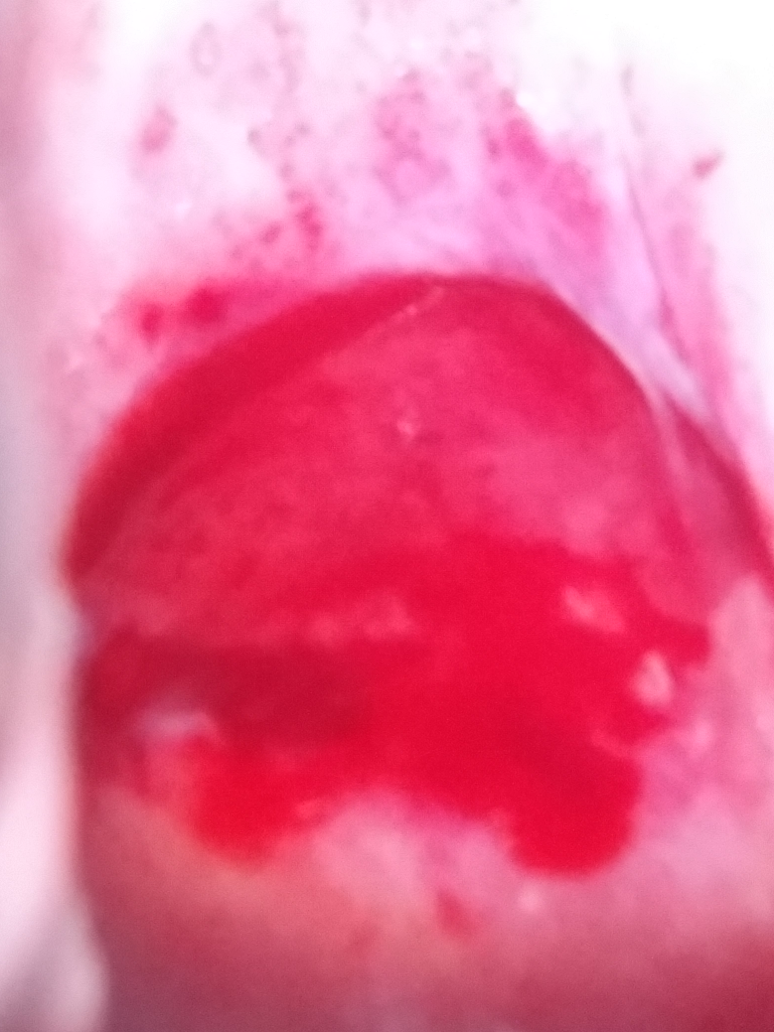
#> input picture sample_train_cervix_shapes/Type1/218.jpg, 3096 x 4128 px, given in place of 191.jpg, which was not available (shown at 1/4 size)
$ jupyter execute --allow-errors CNN_input_prep.ipynb   (shell and % lines are left out)   (older library calls are emulated)   (text cells are left out)
#> lines starting #> are read from the running program, lines starting #| are printed output that depends on the picture; pictures that were not available may be replaced by others from this repository, and a replacement may not be noted
[cell 1]
import torch
import torch.nn as nn
import torch.nn.functional as F
import torch.optim as optim
from torchvision import datasets, transforms
from matplotlib import pyplot as plt

import torchvision
import torchvision.transforms as transforms

import numpy as np
import pandas as pd
import matplotlib.pyplot as plt
import seaborn as sns
from skimage.io import imread, imshow
import cv2

import plotly.offline as py
py.init_notebook_mode(connected=True)
import plotly.graph_objs as go
import plotly.tools as tls
from glob import glob
import pandas as pd
from subprocess import check_output
import os
# GOOGLE COLAB: device = torch.device('cuda')

[cell 2]
basepath = 'sample_train_cervix_shapes/'
#> (the rest of this cell did not finish here and is left out)

[cell 3]
### 1. Create dataframe where you have each image path, file type and label: ###
all_cervix_images = []

for path in sorted(glob(basepath + "*")): # iterate through each directory (ie each type)
    cervix_type = path.split("/")[-1] # gives you the type (ie directory) of current instance
    cervix_images = sorted(glob(basepath + cervix_type + "/*")) # gives you all images in current directory,
        # in the following format: sample_train_cervix_shapes/Type1/image_number.jpg
    all_cervix_images = all_cervix_images + cervix_images # list of all of the images in same format as previous!

all_cervix_images = pd.DataFrame({'imagepath': all_cervix_images})
all_cervix_images['filetype'] = all_cervix_images.apply(lambda row: row.imagepath.split(".")[-1], axis=1)
all_cervix_images['type'] = all_cervix_images.apply(lambda row: row.imagepath.split("/")[-2], axis=1)

### 2. Convert the 'type' column info to floats so that it can then be put into tensors! ###
all_cervix_images.type[all_cervix_images.type == 'Type1'] = 1
all_cervix_images.type[all_cervix_images.type == 'Type2'] = 2
all_cervix_images.type[all_cervix_images.type == 'Type3'] = 3
all_cervix_images.head()

[cell 4]
### 3. create feature tensor for each image ###

# [11 lines left out: function get_image_data, not called in this run]

def transform_image(img, rescaled_dim_x, rescaled_dim_y, to_gray=False):
    resized = cv2.resize(img, (rescaled_dim_x, rescaled_dim_y), cv2.INTER_LINEAR)

    if to_gray:
        resized = cv2.cvtColor(resized, cv2.COLOR_RGB2GRAY).astype('float')
   # else:
    #    resized = resized.astype('float')
    '''
    if normalized:
        resized = cv2.normalize(resized, None, 0.0, 1.0, cv2.NORM_MINMAX)
        timg = resized.reshape(1, np.prod(resized.shape))
        # return timg/np.linalg.norm(timg)
    '''
    return resized

fig = plt.figure(figsize=(12,8))

### generic method ###
plt.imshow(plt.imread('sample_train_cervix_shapes/Type1/191.jpg'))
plt.imshow(transform_image(plt.imread('sample_train_cervix_shapes/Type2/31.jpg'),256, 256))
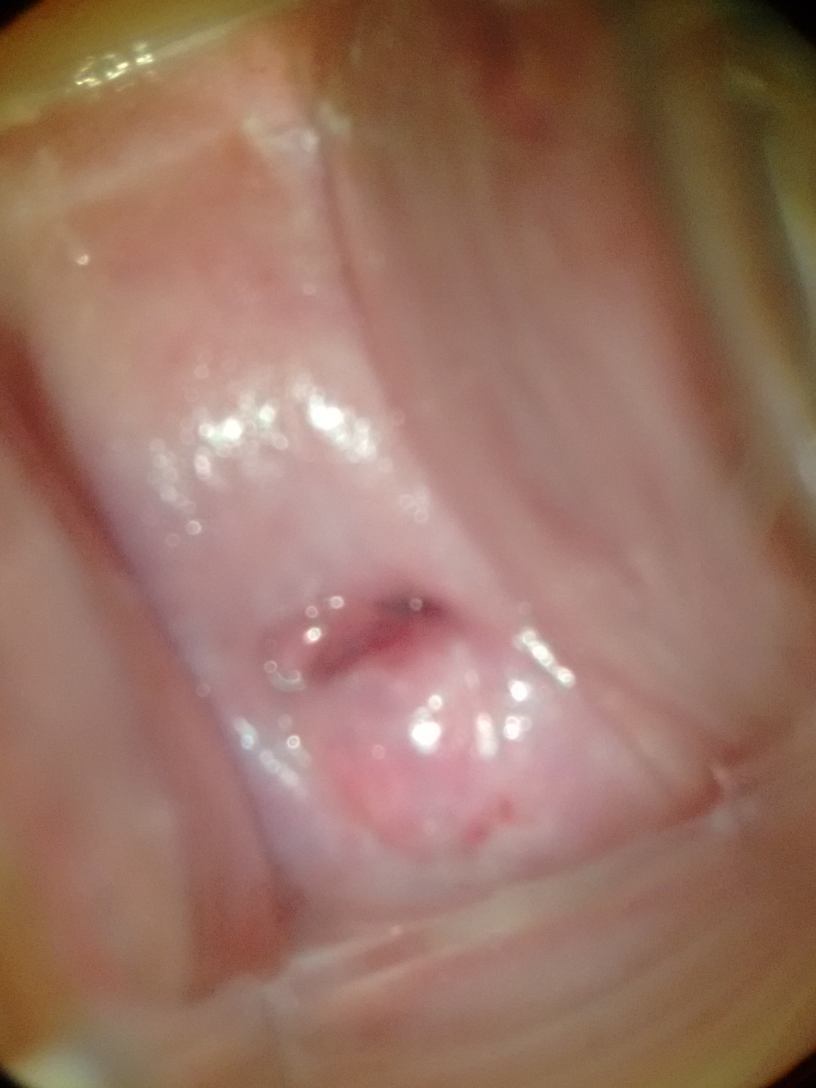
#> input picture sample_train_cervix_shapes/Type2/31.jpg, 2448 x 3264 px (shown at 1/3 size)
#> in transform_image, `resized = cv2.resize(img, (rescaled_dim_x, rescaled_dim_y), cv2.INTER_..`:
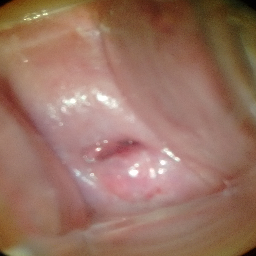
#> resized: shape (256, 256, 3); mean R, G, B 152.6, 114.9, 99
#> in transform_image, img is the input picture: shape (3264, 2448, 3); mean R, G, B 152.7, 115, 99.1
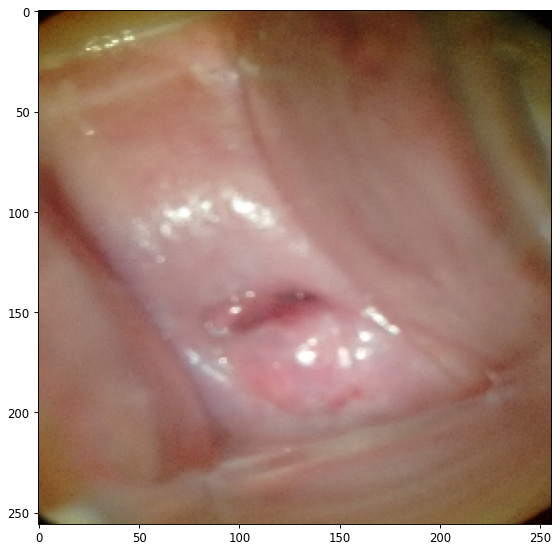
#> figure drawn by matplotlib, 1 panel
